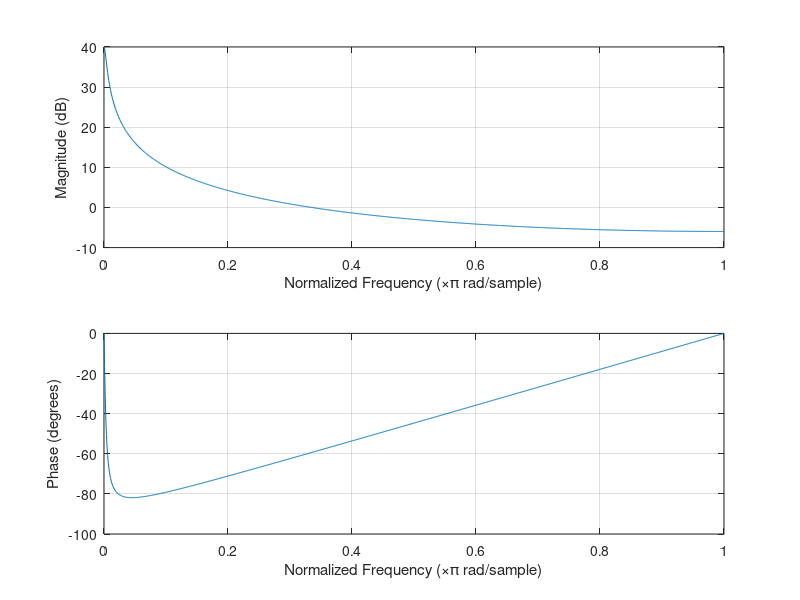

Reproduce this figure in MATLAB. (Note: this script raises an error after producing the figure.)
clc
clear all
close all

%% h1
b = [ 1 ];
a = [ 1 -0.99];
freqz(b,a,2^10);
% truncate imp response
K = 1000;
impulse = [ 1, zeros(1, K-1)];
h2 = filter(b,a,impulse);
%
% load flute
%[x, Fs ] = wavread('flute2.wav');
[x, Fs ] = wavread('gb.wav');
x = x';
%x = randn(1, 1000); %[1 2 3 4 ] ;
N = length(x) + length (h2) - 1;
out = zeros(1, N);
M = floor(0.050*Fs);
R = floor(M/2);
w = bartlett(M)';
Nfft= M + K - 1;

for k = 0:R:N-M-K
% current portion of signal
xcurr = x( k+1 : k+M );
xwind = w.*xcurr;
Xwind = fft(xwind , Nfft);
H2 = fft(h2, Nfft);
Xfilt = Xwind.*H2;
xfilt= ifft(Xfilt, Nfft)';
% xfilt= conv(xwind, h2)';
%reconstruct output
out(k+1:k+Nfft) = out(k+1:k+Nfft) + xfilt';
end
%soundsc(out)
figure, plot(out)
hold on
plot(conv(h2,x),'r--')
hold off



sum=zeros(1,length(x));
for k = 0:R:length(x)-M+1
% current portion of signal
sum(k+1:k+M) = sum(k+1:k+M) + w;
end
figure, plot(sum), axis([0 length(x) -1 2]) 
